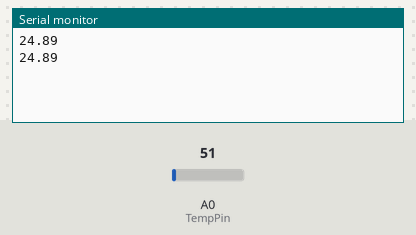
This sketch was run on a simulated Arduino Uno, built with avr-gcc and run on an emulated ATmega328P. Parts: the last lines printed to the serial monitor. The inputs (shaded band) are chosen by the test bench; at power-on: A0 (TempPin) = 51.

Above: at 1.8 s.
1.9 s: A0 (TempPin) set to 61
At 2.6 s:
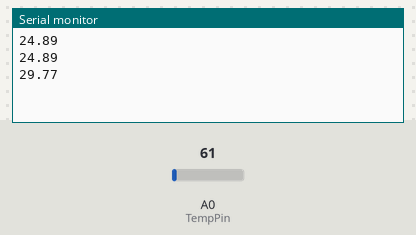
3.4 s: A0 (TempPin) set to 71
At 4.8 s:
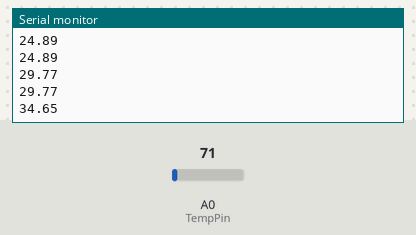
Timing chart, 0 to 6.4 s (numbered marks = the images above; inputs shaded):
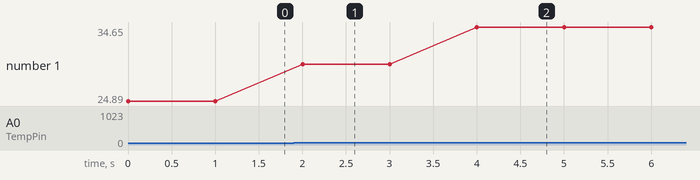

The sketch:

LM35.ino
```cpp
/*
  "GizDuino Starter kit"

  Temperature sensor (LM35) Sample code

  STEP 1: Construct the circuit of GizDuino Temperature sensor.
  STEP 2: Connect the USB Cable to your computer.
  STEP 3: Open the Arduino IDE.
  STEP 4: Open the Temperature sensor (LM35) Sample code from GizDuino Starter kit code.
  STEP 5: Then, click Upload.

  This sample code is simply read the Sensor output.
*/


float Temp;
int TempPin = 0;  //
// the setting up of pins.
void setup()
{
  // initialize the digital pin as an output.
  Serial.begin(9600);
}
// the loop is where your program runs repeatedly.
void loop()
{
  Temp = analogRead(TempPin); //read the analogpin
  Temp = Temp * 0.488; //multiply by 0.488 for calibration and exact value of temperature.
  Serial.print(Temp); // print the result open the serial monitor.
  Serial.println();
  delay(1000);  // 1 second delay.
}
```

Measured:
- after the input at 1.9 s, the serial monitor: prints a new line after 0.10 s (image 1)
- after the input at 3.4 s, the serial monitor: prints a new line after 0.60 s (image 2)
- plotted number 1: 24.89 → 29.77 after the input at 1.9 s, 29.77 → 34.65 after the input at 3.4 s
